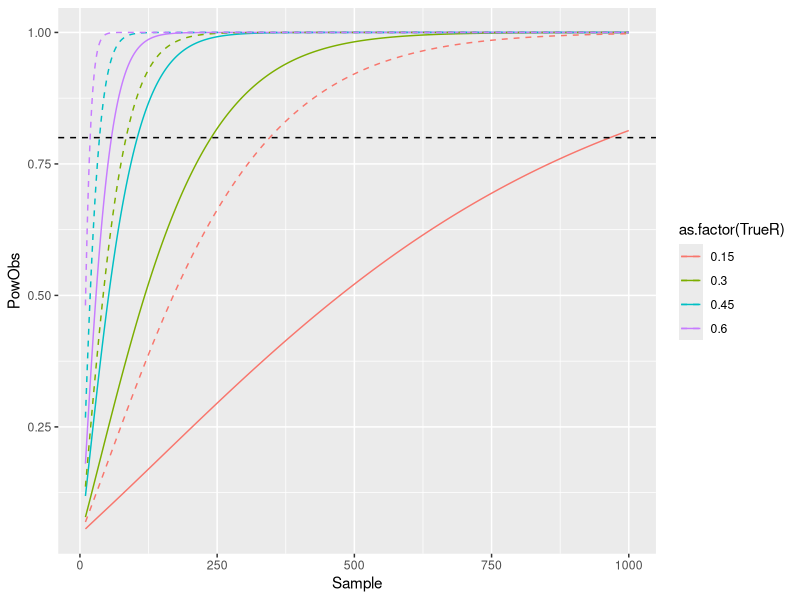

Write R code to recreate this figure.
## ---- chunk 1
library(ggplot2)
## ---- chunk 2
x <- c("Sample", "TrueR", "ObsR", "PowObs", "PowTrue")

Samp <- c(10:1000)
TrueR <- c(.15, .30, .45, .60)
DV1_Rel <- c(.80)
DV2_Rel <- c(.45)

N <- length(Samp) * length(TrueR)
mat <- matrix(ncol=length(x), nrow = N)

iter <- 1

  for(j in 1:length(TrueR)){
    jt <- TrueR[j]
    
    for(k in Samp){

      obsCor <- jt * sqrt(DV1_Rel * DV2_Rel)
      powerOut <- pwr::pwr.r.test(n = k, r = obsCor)
      powerOut2 <- pwr::pwr.r.test(n = k, r = jt)
      powObs <- powerOut$power
      powTrue <- powerOut2$power
      
      mat[iter,] <- c(k, jt, obsCor, powObs, powTrue)
      
      iter <- iter + 1
      
    }
  }

colnames(mat) <- x
df <- as.data.frame(mat)
  

## ---- chunk 3
ggplot(df, aes(x=Sample, y=PowObs, color=as.factor(TrueR) )) +
    geom_line() +
  geom_line(aes(y=PowTrue),linetype="dashed") +
  geom_hline(yintercept=.80, linetype="dashed", 
                color = "black", size=.5)
